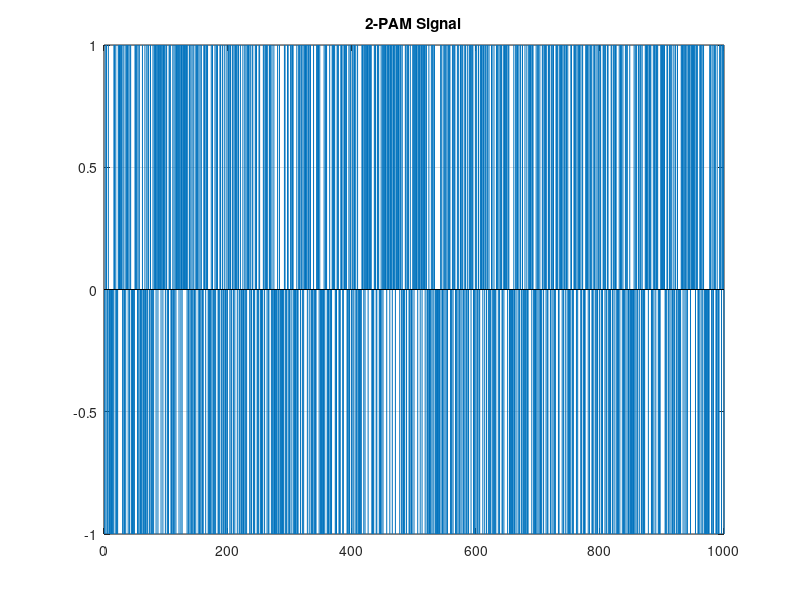
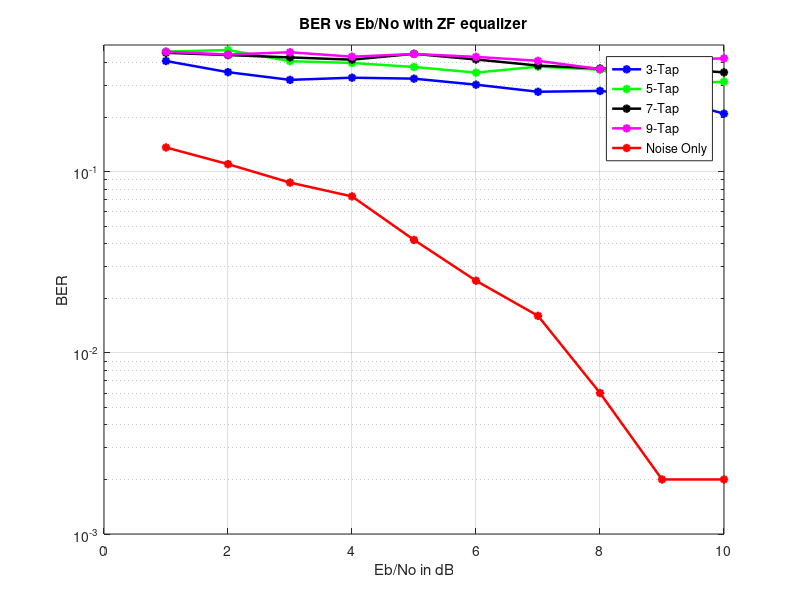

Source code (MATLAB) for these figures, in order:
% Simulation Assignment – Eye diagrams and Equalization
% Wathudura T.R. - 210682D
% Dodangoda D.K.S.J. - 210150V

% Task 3
% Zero-forcing (ZF) equalizer for a 3-tap Multipath Channel

clear all; 
close all; 
clc;

% System Parameters
BitLength = 10^3;

% Generate a random binary sequence
BinarySequence = randi([0,1],1,BitLength);

% 2-PAM Signal
PAMsignal = 2 * BinarySequence - 1;
figure
stem(PAMsignal,'Marker','none');
title('2-PAM Signal');
grid


% Generate the received signal samples by convolving with channel response
h = [0.3 0.7 0.4];
ReceivedSignal = conv(PAMsignal,h);

BitErrors = zeros(10,5);
value = zeros(1,BitLength);

for n = 1:4
    % The matrix to obtain the ZF equalizer
    SignalWithNoise = awgn(ReceivedSignal,0);
    
    ShiftedMatrix = toeplitz([h([2:end]) zeros(1, 2 * n -1)],[h([2:-1:1]) zeros(1,2 * n - 1)]); 
    RequiredMatrix = zeros(1,2 * n + 1);
    RequiredMatrix(n + 1) = 1;
    ZF_equalizerCoefficients = [inv(ShiftedMatrix)*RequiredMatrix.'].';
    
    for k = 1:10
        % Add White Gaussian Noise
        SignalWithNoise = awgn(ReceivedSignal,k);

        % Convolve with filter to get response
        y_filtered = conv(SignalWithNoise,ZF_equalizerCoefficients);
        y_filtered = y_filtered(n+2:n+1+BitLength);% Consider the appropriate samples
            for i = 1:length(PAMsignal)
                if (y_filtered(i) > 0)
                    value(i) = 1;
                else
                    value(i) = 0;
                end
            end
        NoOfBitErrors = sum(value ~= BinarySequence);
        BitErrors(k,n) = NoOfBitErrors / BitLength;
    end
end

% AWGN Channel (Only noise)
for k = 1:10
    SignalWithNoise = awgn(PAMsignal,k);
     for i = 1:length(PAMsignal)
        if (SignalWithNoise(i) > 0) 
            value(i) = 1;
        else
            value(i) = 0;
        end
     end
     NoOfBitErrors = sum(value ~= BinarySequence);
     BitErrors(k,5) = NoOfBitErrors / BitLength;
end

% BER vs SNR graphs
figure
semilogy([1:10],BitErrors(:,1),'b*-','Linewidth',1.8);
hold on
semilogy([1:10],BitErrors(:,2),'g*-','Linewidth',1.8);
semilogy([1:10],BitErrors(:,3),'k*-','Linewidth',1.8);
semilogy([1:10],BitErrors(:,4),'m*-','Linewidth',1.8);
semilogy([1:10],BitErrors(:,5),'r*-','Linewidth',1.8);
axis([0 10 10^-3 0.5])
grid on
legend('3-Tap', '5-Tap','7-Tap','9-Tap','Noise Only');
xlabel('Eb/No in dB');
ylabel('BER');
title('BER vs Eb/No with ZF equalizer');